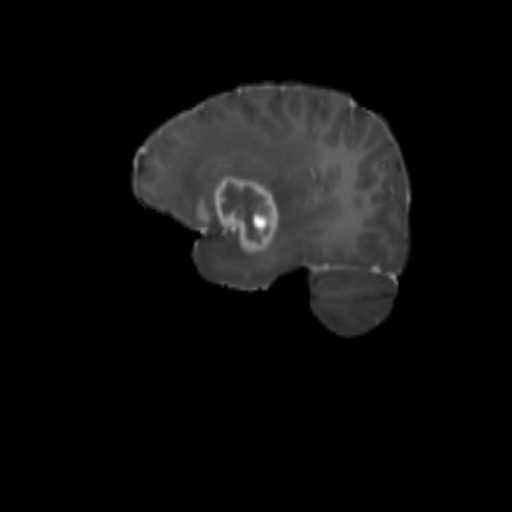
#> input picture dataset/brain-tumor/train/images/00059_103.jpg, 512 x 512 px, found by its file name; its folder holds only this picture in this run
$ python Preprocessing_visualization.py
#> lines starting #> are read from the running program, lines starting #| are printed output that depends on the picture
#> in show_processed_variants, img is the input picture: shape (512, 512, 3); min 0, max 253, mean 13.5
import os
import cv2
import numpy as np
import random
import matplotlib.pyplot as plt
from PIL import Image, ImageEnhance

# 전처리 함수들
def normalize_zscore(img):
    img = img.astype(np.float32)
    mean = np.mean(img)
#> mean = 13.5
    std = np.std(img) + 1e-8
#> std = 29.09
    norm = (img - mean) / std
    norm = cv2.normalize(norm, None, 0, 255, cv2.NORM_MINMAX).astype(np.uint8)
    return norm

def apply_clahe(img):
    gray = cv2.cvtColor(img, cv2.COLOR_BGR2GRAY)
    clahe = cv2.createCLAHE(clipLimit=2.0, tileGridSize=(8, 8))
    enhanced = clahe.apply(gray)
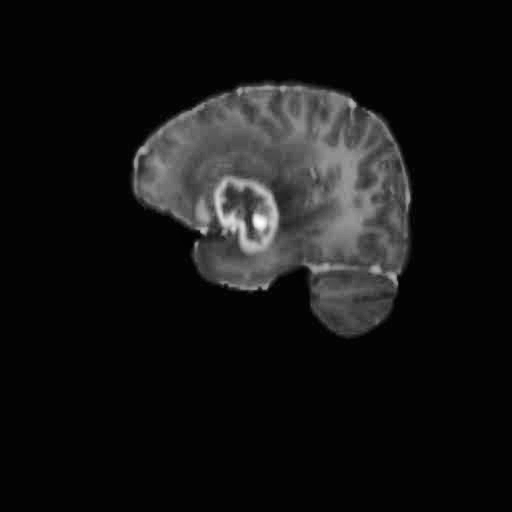
#> enhanced: shape (512, 512); min 2, max 254, mean 20.1
    return cv2.cvtColor(enhanced, cv2.COLOR_GRAY2BGR)

def apply_gaussian_blur(img, ksize=(3, 3)):
#> called with ksize = (3, 3)
    return cv2.GaussianBlur(img, ksize, 0)

def sharpen_image(img):
    kernel = np.array([[0, -1, 0],
                       [-1, 5, -1],
                       [0, -1, 0]])
#> kernel = [[0, -1, 0], [-1, 5, -1], [0, -1, 0]]
    return cv2.filter2D(img, -1, kernel)

def adjust_brightness(img, factor=1.2):
#> called with factor = 1.2
    pil_img = Image.fromarray(cv2.cvtColor(img, cv2.COLOR_BGR2RGB))
    enhancer = ImageEnhance.Brightness(pil_img)
    bright_img = enhancer.enhance(factor)
    return cv2.cvtColor(np.array(bright_img), cv2.COLOR_RGB2BGR)

def histogram_equalization(img):
    img_yuv = cv2.cvtColor(img, cv2.COLOR_BGR2YUV)
#> img_yuv: shape (512, 512, 3); mean of channels 0, 1, 2 13.5, 128, 128
    img_yuv[:, :, 0] = cv2.equalizeHist(img_yuv[:, :, 0])
#> img_yuv: shape (512, 512, 3); mean of channels 0, 1, 2 25.9, 128, 128
    return cv2.cvtColor(img_yuv, cv2.COLOR_YUV2BGR)
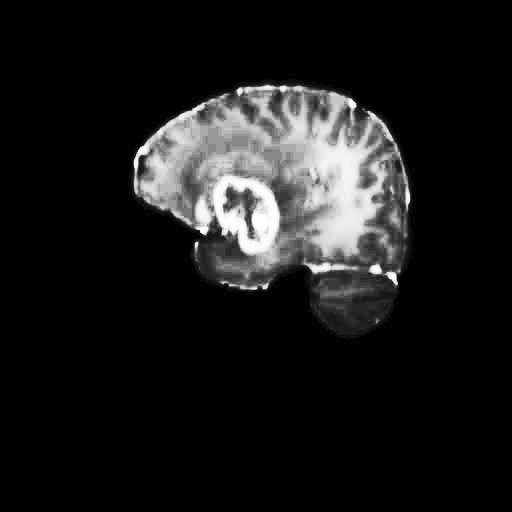
#> returned value: shape (512, 512, 3); min 0, max 255, mean 25.9

def add_gaussian_noise(img, mean=0, std=10):
#> called with mean = 0, std = 10
    noise = np.random.normal(mean, std, img.shape).astype(np.float32)
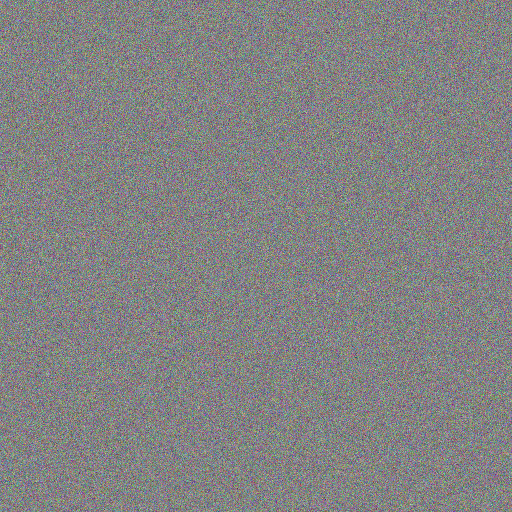
#> noise: shape (512, 512, 3) float32; mean B, G, R 0, 0, 0; drawn with min black and max white
    noisy = img.astype(np.float32) + noise
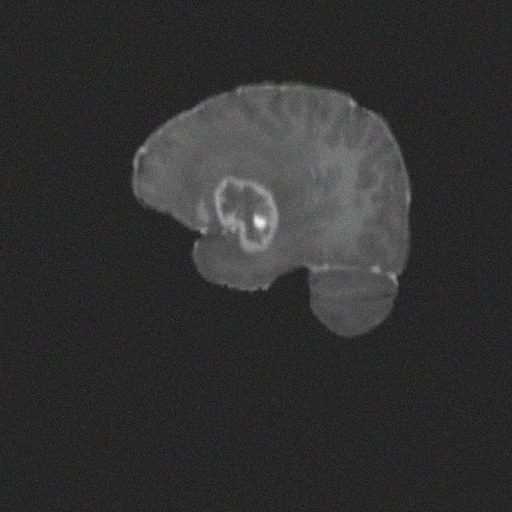
#> noisy: shape (512, 512, 3) float32; mean B, G, R 13.5, 13.5, 13.5; drawn with min black and max white
    noisy = np.clip(noisy, 0, 255)
    return noisy.astype(np.uint8)

# 시각화 함수
def show_processed_variants(image_input_folder):
    # 이미지 파일 목록
    image_files = [f for f in os.listdir(image_input_folder) if f.lower().endswith(('.jpg', '.jpeg', '.png'))]
    if not image_files:
        print("이미지 폴더가 비어 있습니다.")
        return

    # 무작위로 하나 선택
    selected_file = random.choice(image_files)
    image_path = os.path.join(image_input_folder, selected_file)
    img = cv2.imread(image_path)

    if img is None:
        print(f"[경고] 이미지를 열 수 없음: {image_path}")
        return

    print(f"[INFO] 선택된 파일: {selected_file}")

    # 전처리 수행
    transformations = {
        "Original": img,
        "Z-score Normalized": normalize_zscore(img),
        "CLAHE": apply_clahe(img),
        "Gaussian Blur": apply_gaussian_blur(img),
        "Sharpened": sharpen_image(img),
        "Brightened": adjust_brightness(img),
        "Histogram Eq.": histogram_equalization(img),
        "Gaussian Noise": add_gaussian_noise(img),
    }

    # 결과 시각화
    plt.figure(figsize=(18, 12))
    for i, (title, processed_img) in enumerate(transformations.items(), 1):
        plt.subplot(2, 4, i)
        plt.imshow(cv2.cvtColor(processed_img, cv2.COLOR_BGR2RGB))
        plt.title(title)
        plt.axis('off')
#> this loop made 8 passes
#> title on passes 1 to 8: 'Original', 'Z-score Normalized', 'CLAHE', 'Gaussian Blur', 'Sharpened', 'Brightened', 'Histogram Eq.', 'Gaussian Noise'

    plt.tight_layout()
    plt.show()
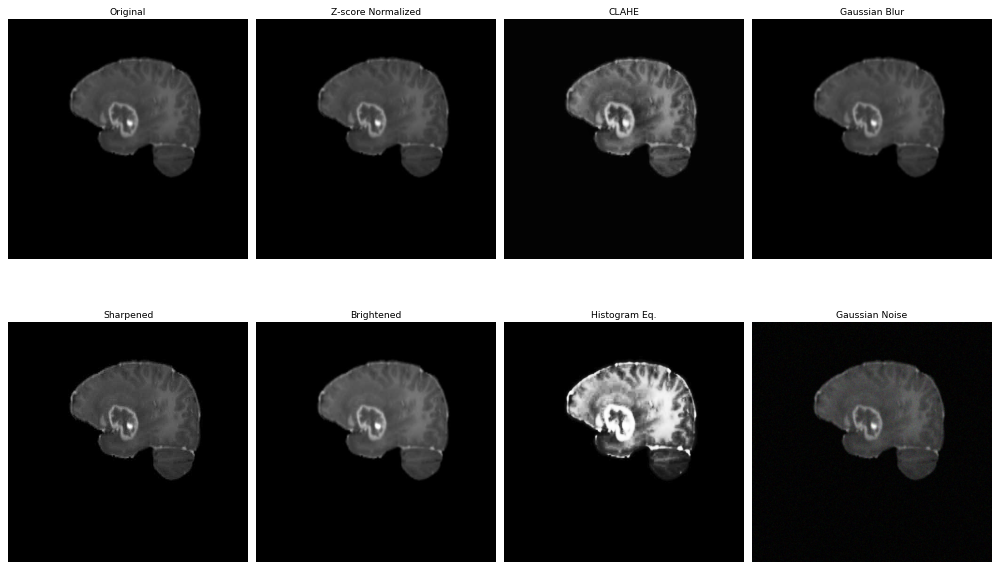
#> figure drawn by matplotlib, 8 panels

# 실행
if __name__ == "__main__":
    image_input_folder = "dataset/brain-tumor/train/images"
    show_processed_variants(image_input_folder)

$ run again, on dataset/brain-tumor/train/images/00066_145.jpg
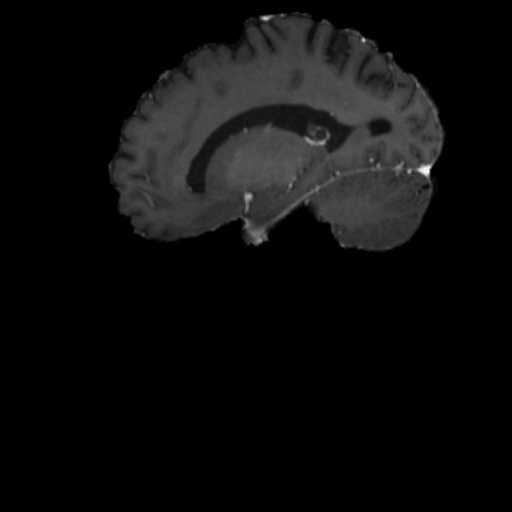
#> input picture dataset/brain-tumor/train/images/00066_145.jpg, 512 x 512 px, found by its file name
#> in show_processed_variants, img is the input picture: shape (512, 512, 3); min 0, max 255, mean 13.2
#> mean = 13.23
#> std = 26.11
#> in apply_clahe, `enhanced = clahe.apply(gray)`:
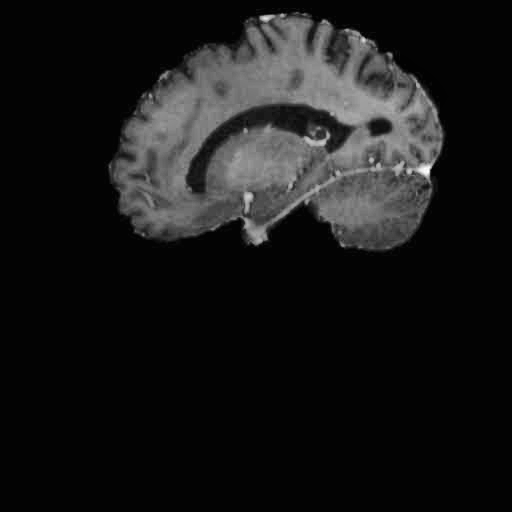
#> enhanced: shape (512, 512); min 2, max 255, mean 24.3
#> kernel = [[0, -1, 0], [-1, 5, -1], [0, -1, 0]]
#> in add_gaussian_noise, `noisy = img.astype(np.float32) + noise`:
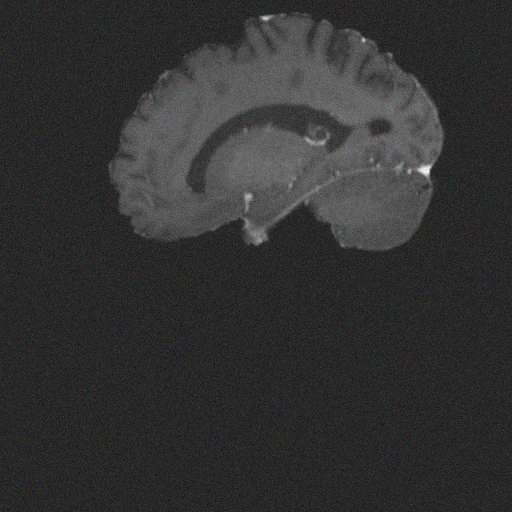
#> noisy: shape (512, 512, 3) float32; mean B, G, R 13.2, 13.3, 13.2; drawn with min black and max white
#> the loop in show_processed_variants, `for i, (title, processed_img) in enumerate(transformations.items(), 1):` made 8 passes
#> title on passes 1 to 8: 'Original', 'Z-score Normalized', 'CLAHE', 'Gaussian Blur', 'Sharpened', 'Brightened', 'Histogram Eq.', 'Gaussian Noise'

$ run again, on dataset/brain-tumor/train/images/00066_221.jpg
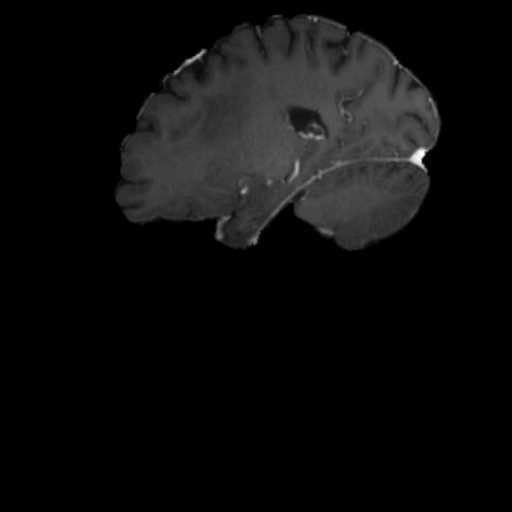
#> input picture dataset/brain-tumor/train/images/00066_221.jpg, 512 x 512 px, found by its file name
#> in show_processed_variants, img is the input picture: shape (512, 512, 3); min 0, max 255, mean 12.9
#> mean = 12.86
#> std = 25.92
#> in apply_clahe, `enhanced = clahe.apply(gray)`:
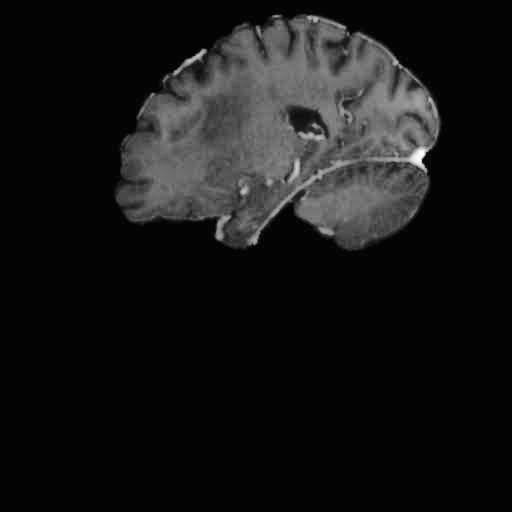
#> enhanced: shape (512, 512); min 2, max 255, mean 22.3
#> kernel = [[0, -1, 0], [-1, 5, -1], [0, -1, 0]]
#> in add_gaussian_noise, `noisy = img.astype(np.float32) + noise`:
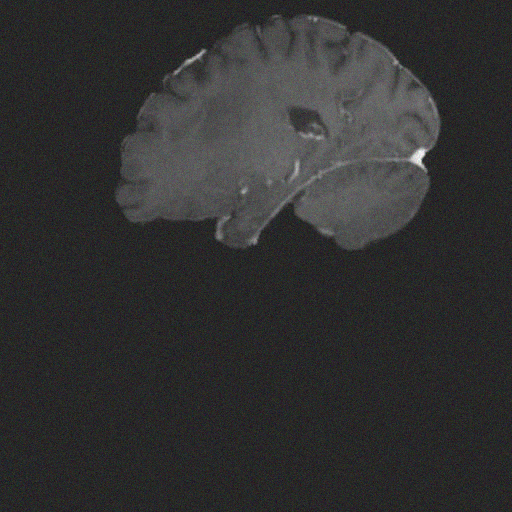
#> noisy: shape (512, 512, 3) float32; mean B, G, R 12.9, 12.9, 12.9; drawn with min black and max white
#> the loop in show_processed_variants, `for i, (title, processed_img) in enumerate(transformations.items(), 1):` made 8 passes
#> title on passes 1 to 8: 'Original', 'Z-score Normalized', 'CLAHE', 'Gaussian Blur', 'Sharpened', 'Brightened', 'Histogram Eq.', 'Gaussian Noise'

$ run again, on dataset/brain-tumor/train/images/00074_249.jpg
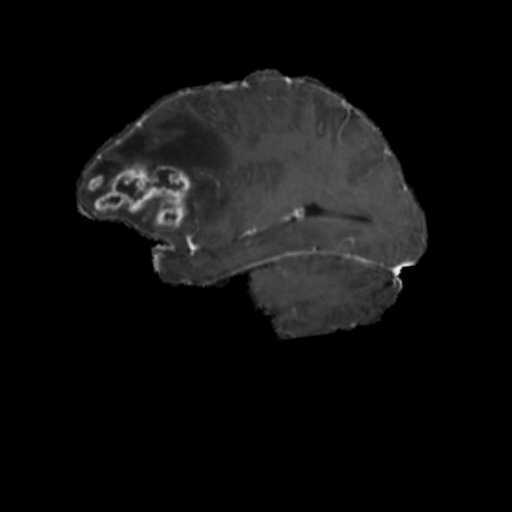
#> input picture dataset/brain-tumor/train/images/00074_249.jpg, 512 x 512 px, found by its file name
#> in show_processed_variants, img is the input picture: shape (512, 512, 3); min 0, max 249, mean 14.9
#> mean = 14.91
#> std = 28.62
#> in apply_clahe, `enhanced = clahe.apply(gray)`:
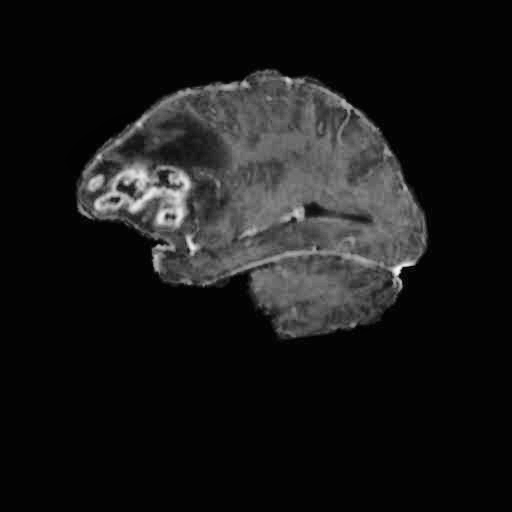
#> enhanced: shape (512, 512); min 2, max 251, mean 23.9
#> kernel = [[0, -1, 0], [-1, 5, -1], [0, -1, 0]]
#> in add_gaussian_noise, `noisy = img.astype(np.float32) + noise`:
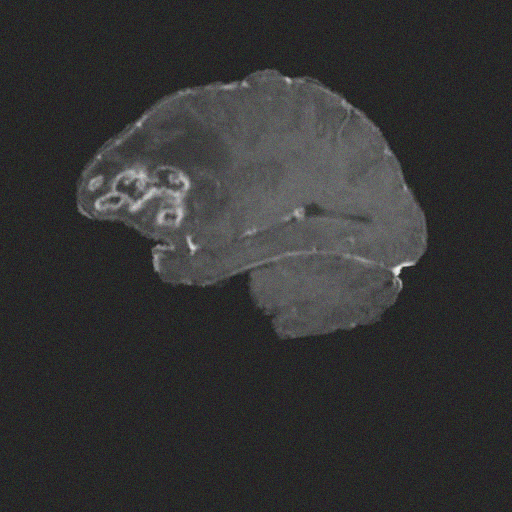
#> noisy: shape (512, 512, 3) float32; mean B, G, R 14.9, 14.9, 14.9; drawn with min black and max white
#> the loop in show_processed_variants, `for i, (title, processed_img) in enumerate(transformations.items(), 1):` made 8 passes
#> title on passes 1 to 8: 'Original', 'Z-score Normalized', 'CLAHE', 'Gaussian Blur', 'Sharpened', 'Brightened', 'Histogram Eq.', 'Gaussian Noise'
